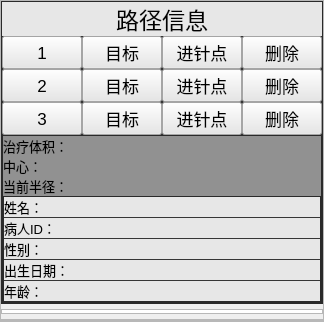
           <widget class="QFrame" name="frame_11">
            <property name="frameShape">
             <enum>QFrame::StyledPanel</enum>
            </property>
            <property name="frameShadow">
             <enum>QFrame::Raised</enum>
            </property>
            <layout class="QVBoxLayout" name="verticalLayout_2">
             <property name="spacing">
              <number>5</number>
             </property>
             <property name="leftMargin">
              <number>0</number>
             </property>
             <property name="topMargin">
              <number>0</number>
             </property>
             <property name="rightMargin">
              <number>0</number>
             </property>
             <property name="bottomMargin">
              <number>0</number>
             </property>
             <item>
              <widget class="QFrame" name="frame_4">
               <property name="sizePolicy">
                <sizepolicy hsizetype="Preferred" vsizetype="Preferred">
                 <horstretch>0</horstretch>
                 <verstretch>0</verstretch>
                </sizepolicy>
               </property>
               <property name="styleSheet">
                <string notr="true">background-color:rgb(54, 54, 54)</string>
               </property>
               <property name="frameShape">
                <enum>QFrame::StyledPanel</enum>
               </property>
               <property name="frameShadow">
                <enum>QFrame::Raised</enum>
               </property>
               <layout class="QGridLayout" name="gridLayout_4">
                <property name="sizeConstraint">
                 <enum>QLayout::SetDefaultConstraint</enum>
                </property>
                <property name="leftMargin">
                 <number>0</number>
                </property>
                <property name="topMargin">
                 <number>0</number>
                </property>
                <property name="rightMargin">
                 <number>0</number>
                </property>
                <property name="bottomMargin">
                 <number>0</number>
                </property>
                <property name="spacing">
                 <number>0</number>
                </property>
                <item row="4" column="0" colspan="4">
                 <widget class="QFrame" name="frame_6">
                  <property name="frameShape">
                   <enum>QFrame::StyledPanel</enum>
                  </property>
                  <property name="frameShadow">
                   <enum>QFrame::Raised</enum>
                  </property>
                  <layout class="QVBoxLayout" name="verticalLayout_3">
                   <property name="spacing">
                    <number>0</number>
                   </property>
                   <property name="sizeConstraint">
                    <enum>QLayout::SetDefaultConstraint</enum>
                   </property>
                   <property name="leftMargin">
                    <number>0</number>
                   </property>
                   <property name="topMargin">
                    <number>0</number>
                   </property>
                   <property name="rightMargin">
                    <number>0</number>
                   </property>
                   <property name="bottomMargin">
                    <number>0</number>
                   </property>
                   <item>
                    <widget class="QLabel" name="label">
                     <property name="sizePolicy">
                      <sizepolicy hsizetype="Preferred" vsizetype="Preferred">
                       <horstretch>0</horstretch>
                       <verstretch>0</verstretch>
                      </sizepolicy>
                     </property>
                     <property name="maximumSize">
                      <size>
                       <width>16777215</width>
                       <height>40</height>
                      </size>
                     </property>
                     <property name="font">
                      <font>
                       <pointsize>10</pointsize>
                      </font>
                     </property>
                     <property name="styleSheet">
                      <string notr="true">background-color: rgb(145, 145, 145);</string>
                     </property>
                     <property name="text">
                      <string>治疗体积：</string>
                     </property>
                    </widget>
                   </item>
                   <item>
                    <widget class="QLabel" name="label_2">
                     <property name="maximumSize">
                      <size>
                       <width>16777215</width>
                       <height>40</height>
                      </size>
                     </property>
                     <property name="font">
                      <font>
                       <pointsize>10</pointsize>
                      </font>
                     </property>
                     <property name="styleSheet">
                      <string notr="true">background-color: rgb(145, 145, 145);</string>
                     </property>
                     <property name="text">
                      <string>中心：</string>
                     </property>
                    </widget>
                   </item>
                   <item>
                    <widget class="QLabel" name="label_3">
                     <property name="maximumSize">
                      <size>
                       <width>16777215</width>
                       <height>40</height>
                      </size>
                     </property>
                     <property name="font">
                      <font>
                       <pointsize>10</pointsize>
                      </font>
                     </property>
                     <property name="styleSheet">
                      <string notr="true">background-color: rgb(145, 145, 145);</string>
                     </property>
                     <property name="text">
                      <string>当前半径：</string>
                     </property>
                    </widget>
                   </item>
                   <item>
                    <widget class="QFrame" name="frame_13">
                     <property name="maximumSize">
                      <size>
                       <width>16777215</width>
                       <height>3</height>
                      </size>
                     </property>
                     <property name="frameShape">
                      <enum>QFrame::StyledPanel</enum>
                     </property>
                     <property name="frameShadow">
                      <enum>QFrame::Raised</enum>
                     </property>
                    </widget>
                   </item>
                   <item>
                    <widget class="QFrame" name="frame_12">
                     <property name="frameShape">
                      <enum>QFrame::StyledPanel</enum>
                     </property>
                     <property name="frameShadow">
                      <enum>QFrame::Raised</enum>
                     </property>
                     <layout class="QGridLayout" name="gridLayout_5">
                      <property name="leftMargin">
                       <number>0</number>
                      </property>
                      <property name="topMargin">
                       <number>0</number>
                      </property>
                      <property name="rightMargin">
                       <number>0</number>
                      </property>
                      <property name="bottomMargin">
                       <number>0</number>
                      </property>
                      <property name="horizontalSpacing">
                       <number>0</number>
                      </property>
                      <property name="verticalSpacing">
                       <number>1</number>
                      </property>
                      <item row="3" column="0">
                       <widget class="QLabel" name="label_8">
                        <property name="font">
                         <font>
                          <pointsize>10</pointsize>
                         </font>
                        </property>
                        <property name="styleSheet">
                         <string notr="true">background-color:rgb(231, 231, 231)</string>
                        </property>
                        <property name="text">
                         <string>出生日期：</string>
                        </property>
                       </widget>
                      </item>
                      <item row="4" column="0">
                       <widget class="QLabel" name="label_9">
                        <property name="font">
                         <font>
                          <pointsize>10</pointsize>
                         </font>
                        </property>
                        <property name="styleSheet">
                         <string notr="true">background-color:rgb(231, 231, 231)</string>
                        </property>
                        <property name="text">
                         <string>年龄：</string>
                        </property>
                       </widget>
                      </item>
                      <item row="2" column="0">
                       <widget class="QLabel" name="label_7">
                        <property name="font">
                         <font>
                          <pointsize>10</pointsize>
                         </font>
                        </property>
                        <property name="styleSheet">
                         <string notr="true">background-color:rgb(231, 231, 231)</string>
                        </property>
                        <property name="text">
                         <string>性别：</string>
                        </property>
                       </widget>
                      </item>
                      <item row="1" column="0">
                       <widget class="QLabel" name="label_6">
                        <property name="font">
                         <font>
                          <pointsize>10</pointsize>
                         </font>
                        </property>
                        <property name="styleSheet">
                         <string notr="true">background-color:rgb(231, 231, 231)</string>
                        </property>
                        <property name="text">
                         <string>病人ID：</string>
                        </property>
                       </widget>
                      </item>
                      <item row="0" column="0">
                       <widget class="QLabel" name="label_5">
                        <property name="font">
                         <font>
                          <pointsize>10</pointsize>
                         </font>
                        </property>
                        <property name="styleSheet">
                         <string notr="true">background-color:rgb(231, 231, 231)</string>
                        </property>
                        <property name="text">
                         <string>姓名：</string>
                        </property>
                       </widget>
                      </item>
                     </layout>
                    </widget>
                   </item>
                  </layout>
                 </widget>
                </item>
                <item row="3" column="1">
                 <widget class="QPushButton" name="pushButton_14">
                  <property name="sizePolicy">
                   <sizepolicy hsizetype="Preferred" vsizetype="Preferred">
                    <horstretch>0</horstretch>
                    <verstretch>0</verstretch>
                   </sizepolicy>
                  </property>
                  <property name="font">
                   <font>
                    <pointsize>13</pointsize>
                   </font>
                  </property>
                  <property name="styleSheet">
                   <string notr="true">QPushButton{
	background-color: rgb(231, 231, 231);
	
}

QPushButton:hover{
	background-color:rgb(170, 255, 255);
}

QPushButton:pressed{
	background-color: rgb(0, 0, 255);
}
</string>
                  </property>
                  <property name="text">
                   <string>目标</string>
                  </property>
                 </widget>
                </item>
                <item row="0" column="0" colspan="4">
                 <widget class="QLabel" name="label_4">
                  <property name="maximumSize">
                   <size>
                    <width>16777215</width>
                    <height>40</height>
                   </size>
                  </property>
                  <property name="font">
                   <font>
                    <pointsize>17</pointsize>
                    <kerning>true</kerning>
                   </font>
                  </property>
                  <property name="styleSheet">
                   <string notr="true">background-color:rgb(231, 231, 231)</string>
                  </property>
                  <property name="text">
                   <string>路径信息</string>
                  </property>
                  <property name="alignment">
                   <set>Qt::AlignCenter</set>
                  </property>
                 </widget>
                </item>
                <item row="2" column="0">
                 <widget class="QPushButton" name="pushButton_17">
                  <property name="sizePolicy">
                   <sizepolicy hsizetype="Preferred" vsizetype="Preferred">
                    <horstretch>0</horstretch>
                    <verstretch>0</verstretch>
                   </sizepolicy>
                  </property>
                  <property name="maximumSize">
                   <size>
                    <width>16777215</width>
                    <height>40</height>
                   </size>
                  </property>
                  <property name="font">
                   <font>
                    <pointsize>13</pointsize>
                   </font>
                  </property>
                  <property name="styleSheet">
                   <string notr="true">background-color:rgb(231, 231, 231)</string>
                  </property>
                  <property name="text">
                   <string>2</string>
                  </property>
                 </widget>
                </item>
                <item row="2" column="1">
                 <widget class="QPushButton" name="pushButton_18">
                  <property name="sizePolicy">
                   <sizepolicy hsizetype="Preferred" vsizetype="Preferred">
                    <horstretch>0</horstretch>
                    <verstretch>0</verstretch>
                   </sizepolicy>
                  </property>
                  <property name="font">
                   <font>
                    <pointsize>13</pointsize>
                   </font>
                  </property>
                  <property name="styleSheet">
                   <string notr="true">QPushButton{
	background-color: rgb(231, 231, 231);
	
}

QPushButton:hover{
	background-color:rgb(170, 255, 255);
}

QPushButton:pressed{
	background-color: rgb(0, 0, 255);
}
</string>
                  </property>
                  <property name="text">
                   <string>目标</string>
                  </property>
                 </widget>
                </item>
                <item row="1" column="3">
                 <widget class="QPushButton" name="pushButton_11">
                  <property name="sizePolicy">
                   <sizepolicy hsizetype="Preferred" vsizetype="Preferred">
                    <horstretch>0</horstretch>
                    <verstretch>0</verstretch>
                   </sizepolicy>
                  </property>
                  <property name="font">
                   <font>
                    <pointsize>13</pointsize>
                   </font>
                  </property>
                  <property name="styleSheet">
                   <string notr="true">QPushButton{
	background-color: rgb(231, 231, 231);
	
}

QPushButton:hover{
	background-color:rgb(170, 255, 255);
}

QPushButton:pressed{
	background-color: rgb(255, 0, 0);
}
</string>
                  </property>
                  <property name="text">
                   <string>删除</string>
                  </property>
                 </widget>
                </item>
                <item row="2" column="2">
                 <widget class="QPushButton" name="pushButton_19">
                  <property name="sizePolicy">
                   <sizepolicy hsizetype="Preferred" vsizetype="Preferred">
                    <horstretch>0</horstretch>
                    <verstretch>0</verstretch>
                   </sizepolicy>
                  </property>
                  <property name="font">
                   <font>
                    <pointsize>13</pointsize>
                   </font>
                  </property>
                  <property name="styleSheet">
                   <string notr="true">QPushButton{
	background-color: rgb(231, 231, 231);
	
}

QPushButton:hover{
	background-color:rgb(170, 255, 255);
}

QPushButton:pressed{
	background-color: rgb(0, 170, 0);
}
</string>
                  </property>
                  <property name="text">
                   <string>进针点</string>
                  </property>
                 </widget>
                </item>
                <item row="2" column="3">
                 <widget class="QPushButton" name="pushButton_20">
                  <property name="sizePolicy">
                   <sizepolicy hsizetype="Preferred" vsizetype="Preferred">
                    <horstretch>0</horstretch>
                    <verstretch>0</verstretch>
                   </sizepolicy>
                  </property>
                  <property name="font">
                   <font>
                    <pointsize>13</pointsize>
                   </font>
                  </property>
                  <property name="styleSheet">
                   <string notr="true">QPushButton{
	background-color: rgb(231, 231, 231);
	
}

QPushButton:hover{
	background-color:rgb(170, 255, 255);
}

QPushButton:pressed{
	background-color: rgb(255, 0, 0);
}</string>
                  </property>
                  <property name="text">
                   <string>删除</string>
                  </property>
                 </widget>
                </item>
                <item row="1" column="0">
                 <widget class="QPushButton" name="pushButton_12">
                  <property name="sizePolicy">
                   <sizepolicy hsizetype="Preferred" vsizetype="Preferred">
                    <horstretch>0</horstretch>
                    <verstretch>0</verstretch>
                   </sizepolicy>
                  </property>
                  <property name="maximumSize">
                   <size>
                    <width>16777215</width>
                    <height>40</height>
                   </size>
                  </property>
                  <property name="font">
                   <font>
                    <pointsize>13</pointsize>
                   </font>
                  </property>
                  <property name="styleSheet">
                   <string notr="true">background-color:rgb(231, 231, 231)</string>
                  </property>
                  <property name="text">
                   <string>1</string>
                  </property>
                 </widget>
                </item>
                <item row="3" column="3">
                 <widget class="QPushButton" name="pushButton_16">
                  <property name="sizePolicy">
                   <sizepolicy hsizetype="Preferred" vsizetype="Preferred">
                    <horstretch>0</horstretch>
                    <verstretch>0</verstretch>
                   </sizepolicy>
                  </property>
                  <property name="font">
                   <font>
                    <pointsize>13</pointsize>
                   </font>
                  </property>
                  <property name="styleSheet">
                   <string notr="true">QPushButton{
	background-color: rgb(231, 231, 231);
	
}

QPushButton:hover{
	background-color:rgb(170, 255, 255);
}

QPushButton:pressed{
	background-color: rgb(255, 0, 0);
}</string>
                  </property>
                  <property name="text">
                   <string>删除</string>
                  </property>
                 </widget>
                </item>
                <item row="3" column="2">
                 <widget class="QPushButton" name="pushButton_15">
                  <property name="sizePolicy">
                   <sizepolicy hsizetype="Preferred" vsizetype="Preferred">
                    <horstretch>0</horstretch>
                    <verstretch>0</verstretch>
                   </sizepolicy>
                  </property>
                  <property name="font">
                   <font>
                    <pointsize>13</pointsize>
                   </font>
                  </property>
                  <property name="styleSheet">
                   <string notr="true">QPushButton{
	background-color: rgb(231, 231, 231);
	
}

QPushButton:hover{
	background-color:rgb(170, 255, 255);
}

QPushButton:pressed{
	background-color: rgb(0, 170, 0);
}
</string>
                  </property>
                  <property name="text">
                   <string>进针点</string>
                  </property>
                 </widget>
                </item>
                <item row="1" column="2">
                 <widget class="QPushButton" name="pushButton_10">
                  <property name="sizePolicy">
                   <sizepolicy hsizetype="Preferred" vsizetype="Preferred">
                    <horstretch>0</horstretch>
                    <verstretch>0</verstretch>
                   </sizepolicy>
                  </property>
                  <property name="font">
                   <font>
                    <pointsize>13</pointsize>
                   </font>
                  </property>
                  <property name="styleSheet">
                   <string notr="true">QPushButton{
	background-color: rgb(231, 231, 231);
	
}

QPushButton:hover{
	background-color:rgb(170, 255, 255);
}

QPushButton:pressed{
	background-color: rgb(0, 170, 0);
}

</string>
                  </property>
                  <property name="text">
                   <string>进针点</string>
                  </property>
                 </widget>
                </item>
                <item row="3" column="0">
                 <widget class="QPushButton" name="pushButton_9">
                  <property name="sizePolicy">
                   <sizepolicy hsizetype="Preferred" vsizetype="Preferred">
                    <horstretch>0</horstretch>
                    <verstretch>0</verstretch>
                   </sizepolicy>
                  </property>
                  <property name="maximumSize">
                   <size>
                    <width>16777215</width>
                    <height>40</height>
                   </size>
                  </property>
                  <property name="font">
                   <font>
                    <pointsize>13</pointsize>
                   </font>
                  </property>
                  <property name="styleSheet">
                   <string notr="true">background-color:rgb(231, 231, 231)</string>
                  </property>
                  <property name="text">
                   <string>3</string>
                  </property>
                 </widget>
                </item>
                <item row="1" column="1">
                 <widget class="QPushButton" name="pushButton_13">
                  <property name="sizePolicy">
                   <sizepolicy hsizetype="Preferred" vsizetype="Preferred">
                    <horstretch>0</horstretch>
                    <verstretch>0</verstretch>
                   </sizepolicy>
                  </property>
                  <property name="font">
                   <font>
                    <pointsize>13</pointsize>
                   </font>
                  </property>
                  <property name="styleSheet">
                   <string notr="true">QPushButton{
	background-color: rgb(231, 231, 231);
	
}

QPushButton:hover{
	background-color:rgb(170, 255, 255);
}

QPushButton:pressed{
	background-color: rgb(0, 0, 255);
}
</string>
                  </property>
                  <property name="text">
                   <string>目标</string>
                  </property>
                 </widget>
                </item>
               </layout>
              </widget>
             </item>
             <item>
              <widget class="QListWidget" name="listWidget">
               <property name="sizePolicy">
                <sizepolicy hsizetype="Preferred" vsizetype="Preferred">
                 <horstretch>0</horstretch>
                 <verstretch>0</verstretch>
                </sizepolicy>
               </property>
               <property name="maximumSize">
                <size>
                 <width>16777215</width>
                 <height>5</height>
                </size>
               </property>
              </widget>
             </item>
             <item>
              <widget class="QFrame" name="frame_5">
               <property name="maximumSize">
                <size>
                 <width>16777215</width>
                 <height>200</height>
                </size>
               </property>
               <property name="styleSheet">
                <string notr="true"/>
               </property>
               <property name="frameShape">
                <enum>QFrame::StyledPanel</enum>
               </property>
               <property name="frameShadow">
                <enum>QFrame::Raised</enum>
               </property>
               <layout class="QHBoxLayout" name="horizontalLayout">
                <property name="spacing">
                 <number>2</number>
                </property>
                <property name="leftMargin">
                 <number>0</number>
                </property>
                <property name="topMargin">
                 <number>0</number>
                </property>
                <property name="rightMargin">
                 <number>0</number>
                </property>
                <property name="bottomMargin">
                 <number>0</number>
                </property>
                <item>
                 <widget class="QFrame" name="frame_7">
                  <property name="styleSheet">
                   <string notr="true">border-image:url(E:/Pycharm/PyQt5/QtDesigner/2023-5/2023-5-12/上理工.jpg)</string>
                  </property>
                  <property name="frameShape">
                   <enum>QFrame::StyledPanel</enum>
                  </property>
                  <property name="frameShadow">
                   <enum>QFrame::Raised</enum>
                  </property>
                 </widget>
                </item>
                <item>
                 <widget class="QFrame" name="frame_8">
                  <property name="styleSheet">
                   <string notr="true">border-image:url(E:/Pycharm/PyQt5/QtDesigner/2023-5/2023-5-12/长海医院.jpg)</string>
                  </property>
                  <property name="frameShape">
                   <enum>QFrame::StyledPanel</enum>
                  </property>
                  <property name="frameShadow">
                   <enum>QFrame::Raised</enum>
                  </property>
                 </widget>
                </item>
               </layout>
              </widget>
             </item>
            </layout>
           </widget>
